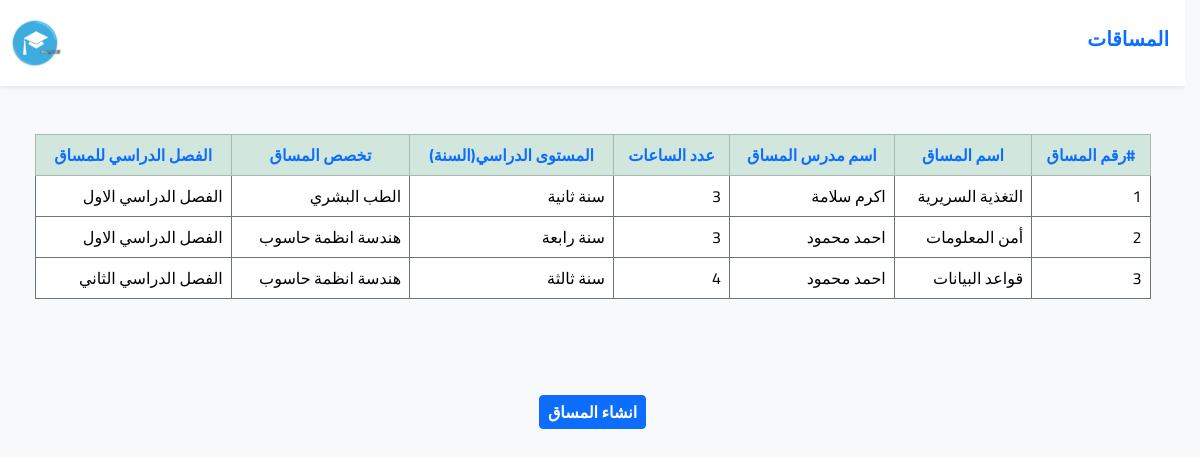
The page /courses (signed in) on the database its author committed.
### tables this page shows
CREATE TABLE `courses` (
  `id` int NOT NULL AUTO_INCREMENT,
  `name` varchar(255) NOT NULL,
  `hour_num` int NOT NULL,
  `level_year` int NOT NULL,
  `instructor_id` int NOT NULL,
  `major_id` int NOT NULL,
  `semster_id` int NOT NULL,
  PRIMARY KEY (`id`),
  UNIQUE KEY `name` (`name`),
  KEY `courses_instructors` (`instructor_id`),
  KEY `courses_semster` (`semster_id`),
  KEY `courses_majors` (`major_id`),
  CONSTRAINT `courses_instructors` FOREIGN KEY (`instructor_id`) REFERENCES `instructors` (`id`) ON DELETE CASCADE ON UPDATE CASCADE,
  CONSTRAINT `courses_majors` FOREIGN KEY (`major_id`) REFERENCES `majors` (`id`) ON DELETE CASCADE ON UPDATE CASCADE,
  CONSTRAINT `courses_semster` FOREIGN KEY (`semster_id`) REFERENCES `semster` (`id`) ON DELETE CASCADE ON UPDATE CASCADE
);

CREATE TABLE `users` (
  `id` int NOT NULL AUTO_INCREMENT,
  `full_name` varchar(255) NOT NULL,
  `username` varchar(255) NOT NULL,
  `password` varchar(255) NOT NULL,
  `role` enum('admin','student','instructor') NOT NULL,
  PRIMARY KEY (`id`),
  UNIQUE KEY `username` (`username`)
);

CREATE TABLE `majors` (
  `id` int NOT NULL AUTO_INCREMENT,
  `name` varchar(255) NOT NULL,
  `overview` varchar(255) NOT NULL,
  `img` varchar(255) NOT NULL,
  `collage_id` int NOT NULL,
  PRIMARY KEY (`id`),
  UNIQUE KEY `name` (`name`),
  UNIQUE KEY `overview` (`overview`),
  KEY `collage_majors` (`collage_id`),
  CONSTRAINT `collage_majors` FOREIGN KEY (`collage_id`) REFERENCES `collage` (`id`) ON DELETE CASCADE ON UPDATE CASCADE
);

CREATE TABLE `semster` (
  `id` int NOT NULL AUTO_INCREMENT,
  `name` varchar(255) NOT NULL,
  `created_at` date NOT NULL,
  PRIMARY KEY (`id`),
  UNIQUE KEY `name` (`name`)
);

### Core/function.php (called while the page is built, shortened)
<?php
function base_path(string $path): string {
  return BASE_PATH . $path;
}
function view(string $path, $attr = []): void {
  extract($attr);
  require base_path("views/{$path}");
}

### Http/controllers/admin/courses/index.php (called while the page is built, shortened)
<?php
$courses = App::resolve(Database::class)->query(
   'SELECT c.id, c.name, c.hour_num, c.level_year, m.name
    AS major_name , s.name
    AS semster_name, u.full_name
    AS instructor_name
    FROM courses c
    JOIN majors m
    ON c.major_id = m.id
    JOIN semster s
    ON c.semster_id = s.id
    JOIN instructors i
    ON c.instructor_id = i.id
    JOIN users u
    ON i.user_id = u.id'
)->get();
view('admin/courses/index.view.php', [
    'heading' => 'المساقات',
    'courses' => $courses
]);

### public/index.php (called while the page is built, shortened)
<?php
require BASE_PATH.'Core/function.php';
require base_path('bootstrap.php');
$router = new \Core\Router();
$uri = parse_url($_SERVER['REQUEST_URI'])['path'];
$method = $_POST['__method'] ?? $_SERVER['REQUEST_METHOD'];
try {
   $router->route($uri, $method);
}
catch (ValidationException $exception) {
 Session::flash('errors', $exception->errors);
 Session::flash('old', $exception->old);
 return redirect($router->previousUrl());
}

### Core/App.php (called while the page is built, shortened)
<?php
class App {
  protected static $container;
  public static function setContainer($container): void {
     static::$container = $container;
  }
  public static function getContainer(): mixed {
     return static::$container;
  }
  public static function resolve($key): mixed {
     return static::getContainer()->resolve($key);
  }
}

### Core/Container.php (called while the page is built, shortened)
<?php
class Container {
    protected $bindings = [];
    public function bind(string $key,  $func): void {
     $this->bindings[$key] = $func;
    }
    public function resolve(string $key): mixed {
        $resolver = $this->bindings[$key];
        return call_user_func($resolver);
    }
}

### config.php (called while the page is built)
<?php
return [
     'database' => [
        'host' => 'localhost',
        'port' => 3306,
        'dbname' => 'e_learning',
        'charset' => 'utf8mb4'
     ],
];

### bootstrap.php (called while the page is built, shortened)
<?php
$container = new Container();
$container->bind('Core\Database', function() {
    $config = require base_path("config.php");
    return new Database($config['database']);
});
require base_path('Core/Helpers/HelperCourse.php');

### Core/Database.php (called while the page is built, shortened)
<?php
class Database {
    public $conn;
    public $stmt;
    public function __construct(array $config, $username = 'root', $password = 'root') {
      $dsn = 'mysql:'. http_build_query($config, "", ";");
      $this->conn = new PDO($dsn, $username, $password, [
        PDO::ATTR_DEFAULT_FETCH_MODE => PDO::FETCH_ASSOC
        ]);
    }
    public function query($query, $params = []): static {
      $this->stmt = $this->conn->prepare($query);
      $this->stmt->execute($params);
      return $this;
    }
    public function get(): array {
      return $this->stmt->fetchAll();
    }
}

### Core/Helpers/HelperCourse.php (called while the page is built, shortened)
<?php
function course_years(): array {
    return [
        1 => 'سنة أولى',
        2 => 'سنة ثانية',
        3 => 'سنة ثالثة',
        4 => 'سنة رابعة',
        5 => 'سنة خامسة'
    ];
}

### views/admin/courses/index.view.php (the view)
<?php require base_path('views/partials/head.php') ?>
<body class="bg-body-tertiary">
  <?php require base_path('views/partials/nav.php') ?>
      <div class="container">
        <table class="table table-hover table-responsive table-bordered border-secondary mt-5">
           <thead class="text-center">
             <tr class="table-success">
              <th class="text-primary">#رقم المساق</th>
              <th class="text-primary">اسم المساق</th>
              <th class="text-primary">اسم مدرس المساق</th>
              <th class="text-primary">عدد الساعات</th>
              <th class="text-primary">المستوى الدراسي(السنة)</th>
              <th class="text-primary">تخصص المساق</th>
              <th class="text-primary">الفصل الدراسي للمساق</th>
            </tr>
           </thead>
           <tbody>
            <?php foreach($courses as $course ) : ?>
             <tr class="table-row" data-course-id="<?= $course['id'] ?>">
               <td><?= $course['id'] ?></td>
               <td><?= $course['name'] ?></td>
               <td><?= $course['instructor_name'] ?></td>
               <td><?= $course['hour_num'] ?></td>
               <td><?= course_years()[$course['level_year']] ?></td>
               <td><?= $course['major_name'] ?></td>
               <td><?= $course['semster_name'] ?></td>
              </tr>
            <?php endforeach;  ?>
           </tbody>
         </table>
      </div>
      <p class="mt-5 mx-auto d-flex justify-content-center">
          <a href="/course/create" class="btn btn-primary btn-sm mt-5 fs-6 fw-bold">انشاء المساق</a>
      </p>
<?php require base_path('views/partials/footer.php') ?>

### Core/Router.php (shortened to what this page needs)
<?php
class Router {
    protected $routes = [];
    public function add($method, string $uri, $controller): static {
        $this->routes[] = [
            'uri' =>  $uri,
            'controller' => $controller,
            'method' => $method,
            'middleware' => null
        ];
        return $this;
    }
    public function only($key): static {
        $this->routes[array_key_last($this->routes)]['middleware'] = $key;
        return $this;
    }
    public function route (string $uri, $method) {
      foreach($this->routes as $route) {
        if($route ['uri'] ===  $uri && $route['method'] === strtoupper($method)) {
          return require base_path('Http/controllers/'.$route['controller']);
        }
      }
    }
}

### public/assets/css/e-learn.css (style rules this page uses)
:root { --transition: 0.3s; --main-color : #0d6efd; --secound-color: #ccc; }
html { scroll-behavior: smooth; overflow-y: auto; scrollbar-gutter: stable; }
body { font-family: 'Cairo', sans-serif; direction: rtl; text-align: right; margin: 0; }
.table-row, .table-row-semster, .table-row-student, .table-row-instructor, .table-row-exam { cursor: pointer; }

### rows shown on the page
courses: id "1", name "التغذية السريرية", users.full_name "اكرم سلامة", hour_num "3", level_year "سنة ثانية", major.name "الطب البشري", semster.name "الفصل الدراسي الاول"
courses: id "2", name "أمن المعلومات", users.full_name "احمد محمود", hour_num "3", level_year "سنة رابعة", major.name "هندسة انظمة حاسوب", semster.name "الفصل الدراسي الاول"
courses: id "3", name "قواعد البيانات", users.full_name "احمد محمود", hour_num "4", level_year "سنة ثالثة", major.name "هندسة انظمة حاسوب", semster.name "الفصل الدراسي الثاني"
